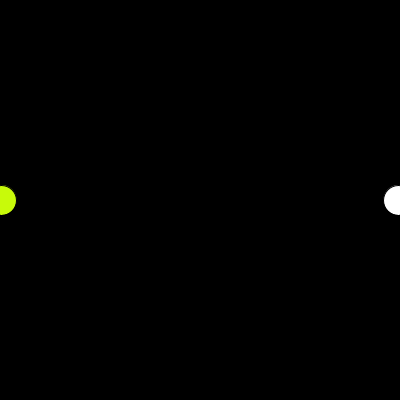
Frame 1 (no input)
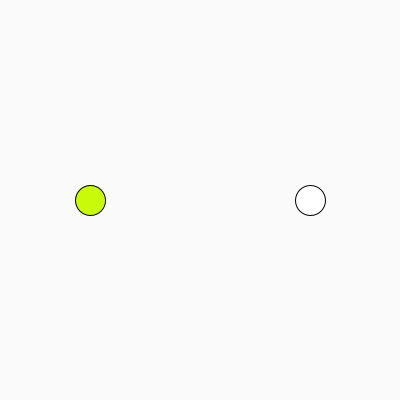
Frame 60 (the mouse pressed at the canvas centre just before this capture)
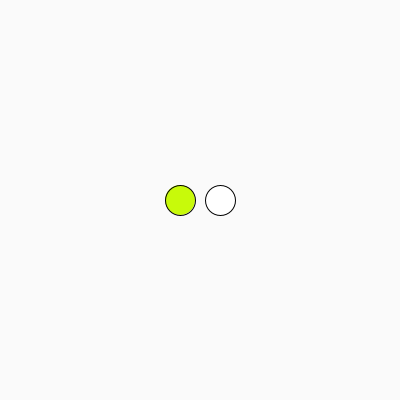
Frame 120 (the mouse held since frame 60 and released just before this capture)

The Processing sketch that drew these frames (run headless with seeded random() and noise(); from frame 60 on, the mouse is pressed at the canvas centre):

// Processing sketch: processing_44306
// ── processing_44306.pde

int a= 0;
float x2 = 400;
float x = 0;
float y = 200;
float speed = 1.5;



void setup() {
  size (400, 400);
  smooth();
}

void draw(){
  
if (x <0 || x >400){
  speed = speed * -1; 
}

  background(a);
  x += speed; //increase the value of x
  
  fill(200,250,10);
  ellipse(x, 200, 30, 30);
  x2-= speed;
  fill(255);
 ellipse (x2, y, 30, 30);
 
if (dist(x, 200, x2, 200)<=30){
  a = 0;
}
 if (dist(x,200, x2, y)>=30){
 a= 250;
 }
if (keyPressed && keyCode == DOWN){
  y = y +12;
}
if (keyPressed && keyCode == UP) {
  y = y -12;
}

}
                
                
